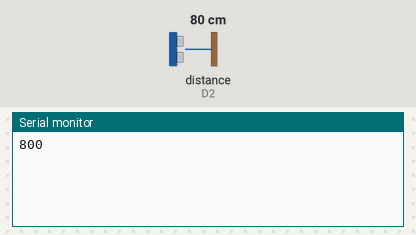
A sketch run on a simulated ESP8266 (NodeMCU). On the bench: the last lines printed to the serial monitor. Wiring (inferred from the names in the program): ultrasonic range finder: trigger D1; echo D2. Inputs (shaded band) come from the test bench; at power-on: distance to the obstacle (sensor on D2) 80 cm. The echo pulse lasts 58.3 µs per cm; WiFi joins after 1.5 s; servers stay silent unless stated.

Above: at 3.0 s.
3.1 s: distance to the obstacle (sensor on D2) set to 2 cm
At 5.3 s:
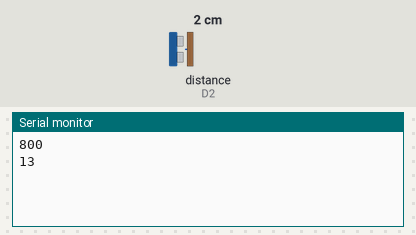
6.4 s: distance to the obstacle (sensor on D2) set to 4 cm
At 7.2 s:
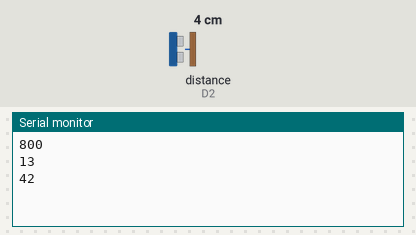
Timing chart, 0 to 9.4 s (numbered marks = the images above; inputs shaded):
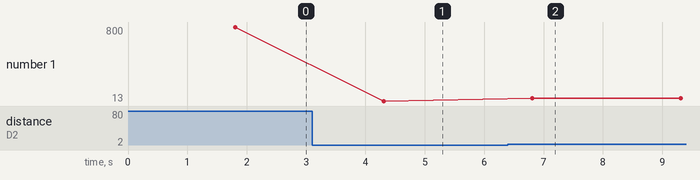

The sketch:

iot.ino
```cpp
#define BLYNK_PRINT Serial


#include <ESP8266WiFi.h>
#include <BlynkSimpleEsp8266.h>
#define TRIGGERPIN D1
#define ECHOPIN    D2

char auth[] = "5012b068753f4ef1a61a7f6e7b36c494";

char ssid[] = "İphone";
char pass[] = "bbbbbbbb";

WidgetLED green(V1);
WidgetLED orange(V2);
WidgetLED red(V3);

void setup() {
  Serial.begin(9600);
pinMode(TRIGGERPIN, OUTPUT);
  pinMode(ECHOPIN, INPUT);
  Blynk.begin(auth, ssid, pass);

}

void loop()
{

  long duration, distance;
  digitalWrite(TRIGGERPIN, LOW);
  delayMicroseconds(3);

  digitalWrite(TRIGGERPIN, HIGH);
  delayMicroseconds(12);

  digitalWrite(TRIGGERPIN, LOW);
  duration = pulseIn(ECHOPIN, HIGH);
  distance = (duration/2) / 29.1;
  int mesafe = int(distance);
  int thresh [3] = {20,12,4};

  Serial.print(mesafe);
  Blynk.run();
   if(distance<=thresh[0]&&distance>=thresh[1]&&distance>=thresh[2]){
    green.on();
    Serial.println(1);
    }
  else if(distance<=thresh[0]&&distance<=thresh[1]&&distance>=thresh[2]){
    green.on();
    orange.on();
    Serial.println(2);
  }
  else if(distance<=thresh[0]&&distance<=thresh[1]&&distance<=thresh[2]){
    green.on();
    orange.on();
    red.on();
    Serial.println(3);
  }
  else{
    green.off();
    orange.off();
    red.off();
    Serial.println(0);
  }
  delay(2500);

}
```

Measured:
- after the input at 3.1 s, the serial monitor: prints a new line after 1.2 s (image 1)
- after the input at 6.4 s, the serial monitor: prints a new line after 0.41 s (image 2)
- plotted number 1: 800 → 13 after the input at 3.1 s, 13 → 42 after the input at 6.4 s
